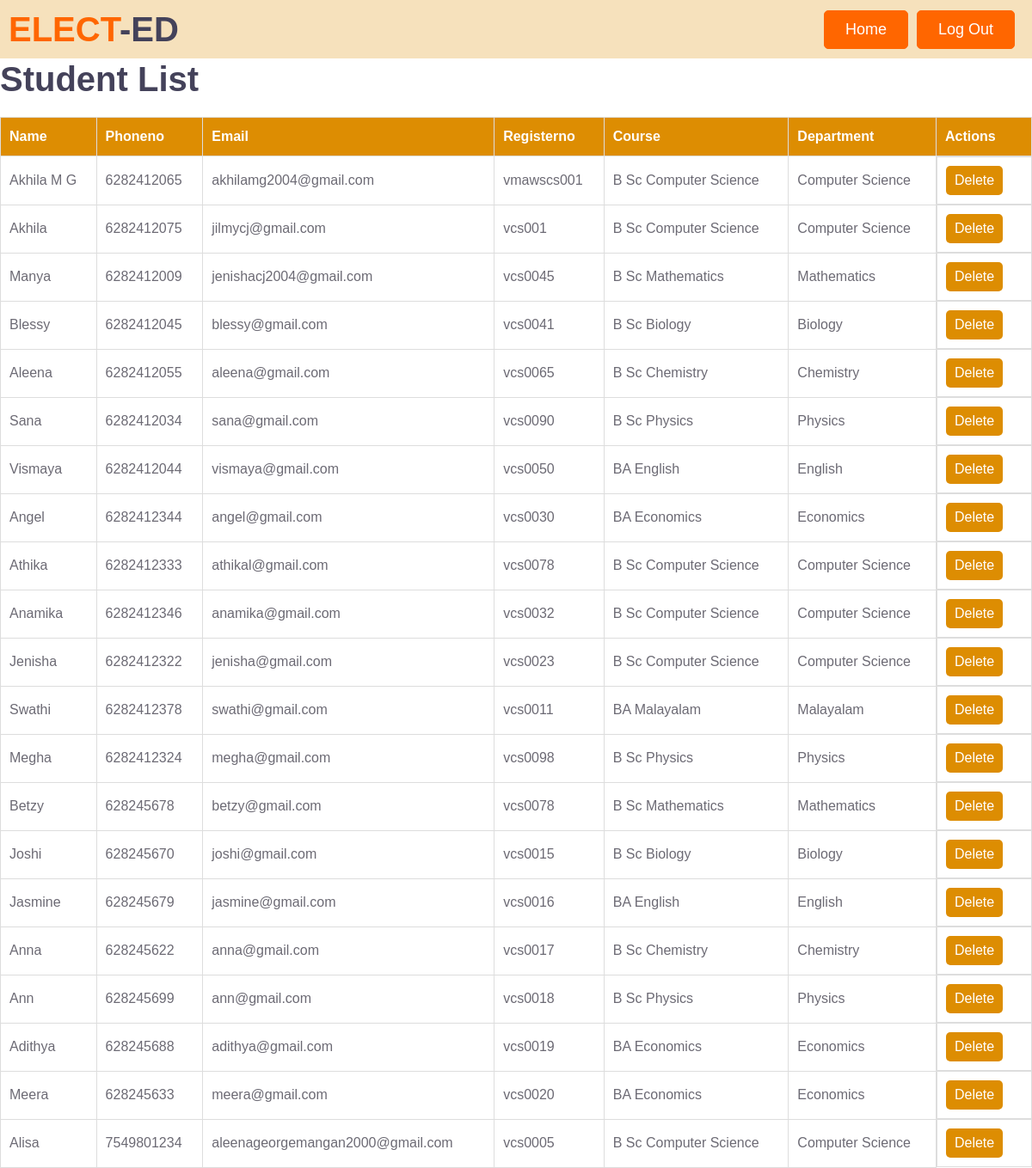
The page /userlist/ on the database its author committed.
### app/models.py (models this page shows)
class student(models.Model):
    name=models.CharField(max_length=50)
    phoneno=models.IntegerField()
    email=models.EmailField(max_length=100)
    password=models.CharField(max_length=50,blank=True)
    registerno=models.CharField(max_length=10)
    course=models.CharField(max_length=50)
    department=models.CharField(max_length=50)

### app/views.py (the view)
# urls.py: path('userlist/',views.userlist,name='userlist'),
def userlist(request):
    user=student.objects.all()
    return render(request,'userlist.html',{'user':user})

### app/templates/userlist.html (shortened to what this page needs)
{% load static %}
<!DOCTYPE html>
<html lang="en">
<head>
    <link href="https://cdnjs.cloudflare.com/ajax/libs/font-awesome/5.10.0/css/all.min.css" rel="stylesheet">
    <link href="{% static 'lib/owlcarousel/assets/owl.carousel.min.css' %}" rel="stylesheet">
    <link href="{% static 'css/style.css' %}" rel="stylesheet">
</head>
<body>
    <div class="navbar">
        <h1 class="m-0"><span class="text-primary">ELECT</span>-ED</h1>
        <div class="header-buttons">
            <a class="btn btn-primary py-2 px-4 ml-auto d-none d-lg-block" href="/adminhome/">Home</a>
            <a class="btn btn-primary py-2 px-4 ml-auto d-none d-lg-block" href="/logout/">Log Out</a>
        </div>
    </div>
    <h1>Student List</h1>
    {% if user %}
        <table>
            <thead>
                <tr>
                    <th>Name</th>
                    <th>Phoneno</th>
                    <th>Email</th>
                    <th>Registerno</th>
                    <th>Course</th>
                    <th>Department</th>
                    <th>Actions</th>
                </tr>
            </thead>
            <tbody>
                {% for student in user %}
                    <tr>
                        <td>{{ student.name }}</td>
                        <td>{{ student.phoneno }}</td>
                        <td>{{ student.email }}</td>
                        <td>{{ student.registerno }}</td>
                        <td>{{ student.course }}</td>
                        <td>{{ student.department }}</td>
                        <td class="student-actions">
                            <a href="/deleteuser/{{student.id}}">Delete</a>
                        </td>
                    </tr>
                {% endfor %}
            </tbody>
        </table>
    {% else %}
        <p>No students found.</p>
    {% endif %}
</body>
</html>

### app/templates/userlist.html (style rules this page uses)
body { font-family: Arial, sans-serif; }
.navbar { background-color: #f6e1bc; padding: 10px; display: flex; justify-content: space-between; align-items: center; }
.header-buttons { display: flex; justify-content: flex-end; }
.navbar a { color: #fff; font-size: 18px; margin: 0 10px; text-decoration: none; padding: 8px 20px; border-radius: 5px; transition: background-color 0.3s ease; }
table { width: 100%; border-collapse: collapse; margin-top: 20px; }
th, td { padding: 10px; border: 1px solid #ddd; text-align: left; }
th { background-color: rgb(221, 141, 2); color: white; }
td { background-color: white; }
.student-actions { display: flex; justify-content: flex-start; }
.student-actions a { margin-right: 10px; padding: 5px 10px; background-color: rgb(221, 141, 2); color: white; text-decoration: none; border-radius: 5px; transition: background-color 0.3s ease; }

### rows shown on the page
student: name "Akhila M G", phoneno "6282412065", email "akhilamg2004@gmail.com", registerno "vmawscs001", course "B Sc Computer Science", department "Computer Science"
student: name "Akhila", phoneno "6282412075", email "jilmycj@gmail.com", registerno "vcs001", course "B Sc Computer Science", department "Computer Science"
student: name "Manya", phoneno "6282412009", email "jenishacj2004@gmail.com", registerno "vcs0045", course "B Sc Mathematics", department "Mathematics"
student: name "Blessy", phoneno "6282412045", email "blessy@gmail.com", registerno "vcs0041", course "B Sc Biology", department "Biology"
student: name "Aleena", phoneno "6282412055", email "aleena@gmail.com", registerno "vcs0065", course "B Sc Chemistry", department "Chemistry"
student: name "Sana", phoneno "6282412034", email "sana@gmail.com", registerno "vcs0090", course "B Sc Physics", department "Physics"
student: name "Vismaya", phoneno "6282412044", email "vismaya@gmail.com", registerno "vcs0050", course "BA English", department "English"
student: name "Angel", phoneno "6282412344", email "angel@gmail.com", registerno "vcs0030", course "BA Economics", department "Economics"
student: name "Athika", phoneno "6282412333", email "athikal@gmail.com", registerno "vcs0078", course "B Sc Computer Science", department "Computer Science"
student: name "Anamika", phoneno "6282412346", email "anamika@gmail.com", registerno "vcs0032", course "B Sc Computer Science", department "Computer Science"
student: name "Jenisha", phoneno "6282412322", email "jenisha@gmail.com", registerno "vcs0023", course "B Sc Computer Science", department "Computer Science"
student: name "Swathi", phoneno "6282412378", email "swathi@gmail.com", registerno "vcs0011", course "BA Malayalam", department "Malayalam"
student: name "Megha", phoneno "6282412324", email "megha@gmail.com", registerno "vcs0098", course "B Sc Physics", department "Physics"
student: name "Betzy", phoneno "628245678", email "betzy@gmail.com", registerno "vcs0078", course "B Sc Mathematics", department "Mathematics"
student: name "Joshi", phoneno "628245670", email "joshi@gmail.com", registerno "vcs0015", course "B Sc Biology", department "Biology"
student: name "Jasmine", phoneno "628245679", email "jasmine@gmail.com", registerno "vcs0016", course "BA English", department "English"
student: name "Anna", phoneno "628245622", email "anna@gmail.com", registerno "vcs0017", course "B Sc Chemistry", department "Chemistry"
student: name "Ann", phoneno "628245699", email "ann@gmail.com", registerno "vcs0018", course "B Sc Physics", department "Physics"
student: name "Adithya", phoneno "628245688", email "adithya@gmail.com", registerno "vcs0019", course "BA Economics", department "Economics"
student: name "Meera", phoneno "628245633", email "meera@gmail.com", registerno "vcs0020", course "BA Economics", department "Economics"
student: name "Alisa", phoneno "7549801234", email "aleenageorgemangan2000@gmail.com", registerno "vcs0005", course "B Sc Computer Science", department "Computer Science"
